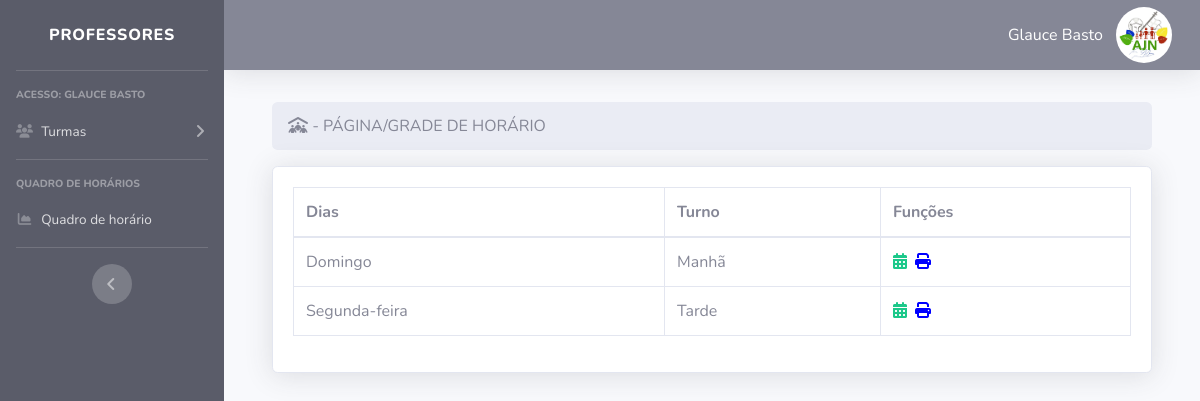
Page /tela-professor/index.php?pag=dias (signed in) on the committed database.
### tables this page shows
CREATE TABLE `user` (
  `id` int(11) NOT NULL,
  `cpf` varchar(30) NOT NULL,
  `nomesocial` varchar(50) NOT NULL,
  `email` varchar(50) NOT NULL,
  `nivel` varchar(15) NOT NULL,
  `senha` varchar(255) NOT NULL
);

CREATE TABLE `dias` (
  `id` int(8) NOT NULL,
  `dia` varchar(20) NOT NULL,
  `turno` varchar(20) NOT NULL
);

### tela-professor/dias.php (the view, shortened to what this page needs)
<?php
$pag = "dias";
require_once("../conexao.php");
?>
<div class="container">
<div class="row">
    <div class="col-lg-12">
        <ol class="breadcrumb">
    		<li class="active"><i class="fa-solid fa-people-roof"></i> - PÁGINA/GRADE DE HORÁRIO </li>
		</ol>
    </div>
</div>
<div class="card shadow mb-4">
    <div class="card-body">
        <div class="table-responsive">
            <table class="table table-bordered" id="dataTable" width="100%" cellspacing="0">
                <thead>
                    <tr>
                        <th>Dias</th>
                        <th>Turno</th>
                        <th>Funções</th>
                    </tr>
                </thead>
                <tbody>
                   <?php
                   $query = $pdo->query("SELECT * FROM dias order by id desc ");
                   $res = $query->fetchAll(PDO::FETCH_ASSOC);
                   for ($i=0; $i < count($res); $i++) {
                    $dia = $res[$i]['dia'];
                    $turno = $res[$i]['turno'];
                    $id = $res[$i]['id'];
                     ?>
                    <tr>
                        <td><?php echo $dia ?></td>
                        <td><?php echo $turno ?></td>
                        <td>
                        <a href="index.php?pag=<?php echo $pag ?>&funcao=gerargrade&id=<?php echo $id ?>" class='text-success mr-1' title='Visualizar Grade de Horário'><i class='fa-solid fa-calendar-days'></i></a>
                        <a target="_blank" href="../rel/quadrodehorario.php?id=<?php echo $id ?>" class="text-secondary mr-1" title="Imprimir Quadro de Horário">
                          <i class="fas fa-print" style="color: blue;"></i>
                    </td>
                    </tr>
<?php } ?>
                </tbody>
            </table>
        </div>
    </div>
</div>
</div>
</div>

### tela-professor/index.php (shortened to what this page needs)
<?php
require_once("../conexao.php");
    $pag = @$_GET["pag"];
    $menu3 = "dias";
    $SESSION = @$_SESSION['id_user'];
    $query = $pdo->query("SELECT * FROM user WHERE id = '$SESSION'");
    $res = $query->fetchAll(PDO::FETCH_ASSOC);
    $nome_perfil = @$res[0]['nomesocial'];
 ?>
<!DOCTYPE html>
<html lang="pt-br">
    <head>
        <link href="../css/style.css" rel="stylesheet">
        <link href="../css/sb-admin-2.css" rel="stylesheet">
        <link href="../vendor/datatables/dataTables.bootstrap4.min.css" rel="stylesheet">
    </head>
    <body id="page-top">
        <div id="wrapper">
            <ul class="navbar-nav bg-dark sidebar sidebar-dark accordion" id="accordionSidebar">
                <a class="sidebar-brand d-flex align-items-center justify-content-center" href="index.php">
                    <div class="sidebar-brand-text mx-3">PROFESSORES</div>
                </a>
                <hr class="sidebar-divider ">
                <div class="sidebar-heading">
                    Acesso: <?php echo $nome_perfil ?>
                </div>
                <li class="nav-item">
                    <a class="nav-link collapsed" href="#" data-toggle="collapse" data-target="#collapseTwo" aria-expanded="true" aria-controls="collapseTwo">
                        <i class="fas fa-users"></i>
                        <span>Turmas</span>
                    </a>
                </li>
                <hr class="sidebar-divider">
                <div class="sidebar-heading">
                    Quadro de Horários
                </div>
                <li class="nav-item">
                    <a class="nav-link" href="index.php?pag=<?php echo $menu3 ?>">
                        <i class="fas fa-fw fa-chart-area"></i>
                        <span>Quadro de horário </span></a>
                </li>
                <hr class="sidebar-divider d-none d-md-block">
                <div class="text-center d-none d-md-inline">
                    <button class="rounded-circle border-0" id="sidebarToggle"></button>
                </div>
            </ul>
            <div id="content-wrapper" class="d-flex flex-column">
                <div id="content">
                    <nav class="navbar navbar-expand navbar-light bg-secondary topbar mb-4 static-top shadow">
                        <ul class="navbar-nav ml-auto">
                            <li class="nav-item dropdown no-arrow">
                                <a class="nav-link dropdown-toggle" href="#" id="userDropdown" role="button" data-toggle="dropdown" aria-haspopup="true" aria-expanded="false">
                                    <Button class="btn btn-link  text-white" title='Editar Perfil'><?php echo $nome_perfil?></Button>
                                   <img class="img-profile rounded-circle" src="../img/logo-ajn.jpg" width="60" height="60" >
                            </a>
                            </li>
                        </ul>
                    </nav>
                    <div class="container-fluid">
                        <?php if (@$pag == null) {
                        @include_once("home.php");
                        } else if (@$pag==$menu3) {
                        @include_once(@$menu3.".php");
                        } else if (@$pag=='turma') {
                        @include_once("turma.php");
                        } else {
                        @include_once("home.php");
                        }
                        ?>
                    </div>
                </div>
            </div>
    </body>

### rows in the picture
user: nomesocial "GLAUCE BASTO", nomesocial "Glauce Basto"
dias: dia "Domingo", turno "Manhã"
dias: dia "Segunda-feira", turno "Tarde"
